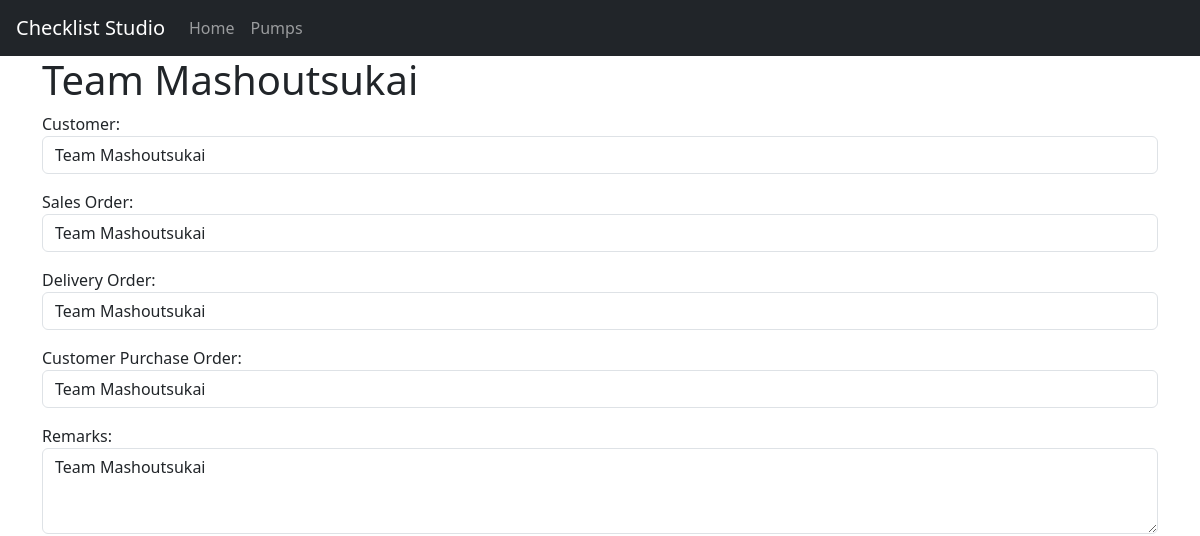
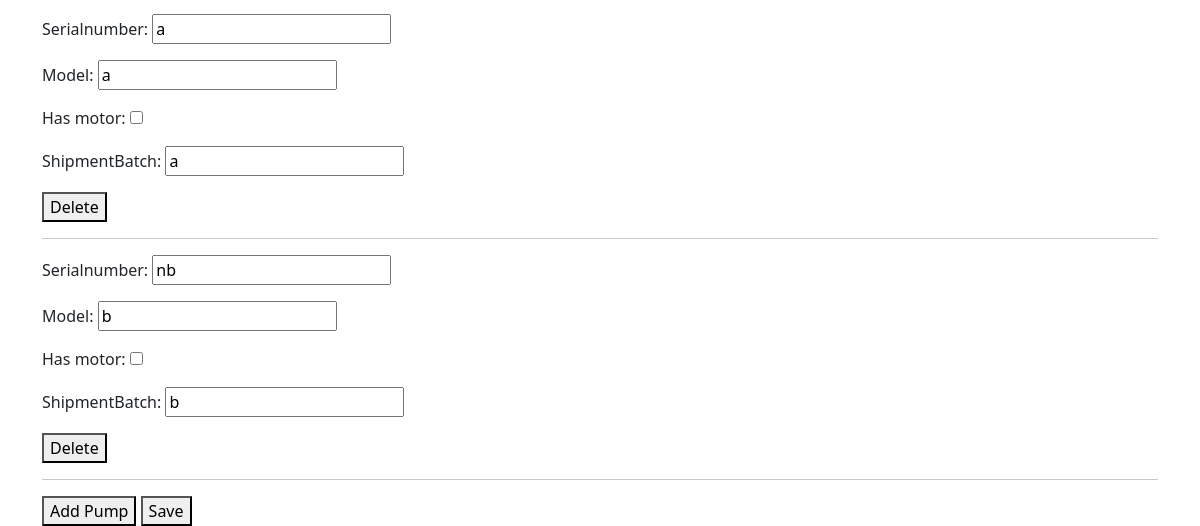
The page /update/37 on the database as committed earlier (2 pictures, top to bottom).
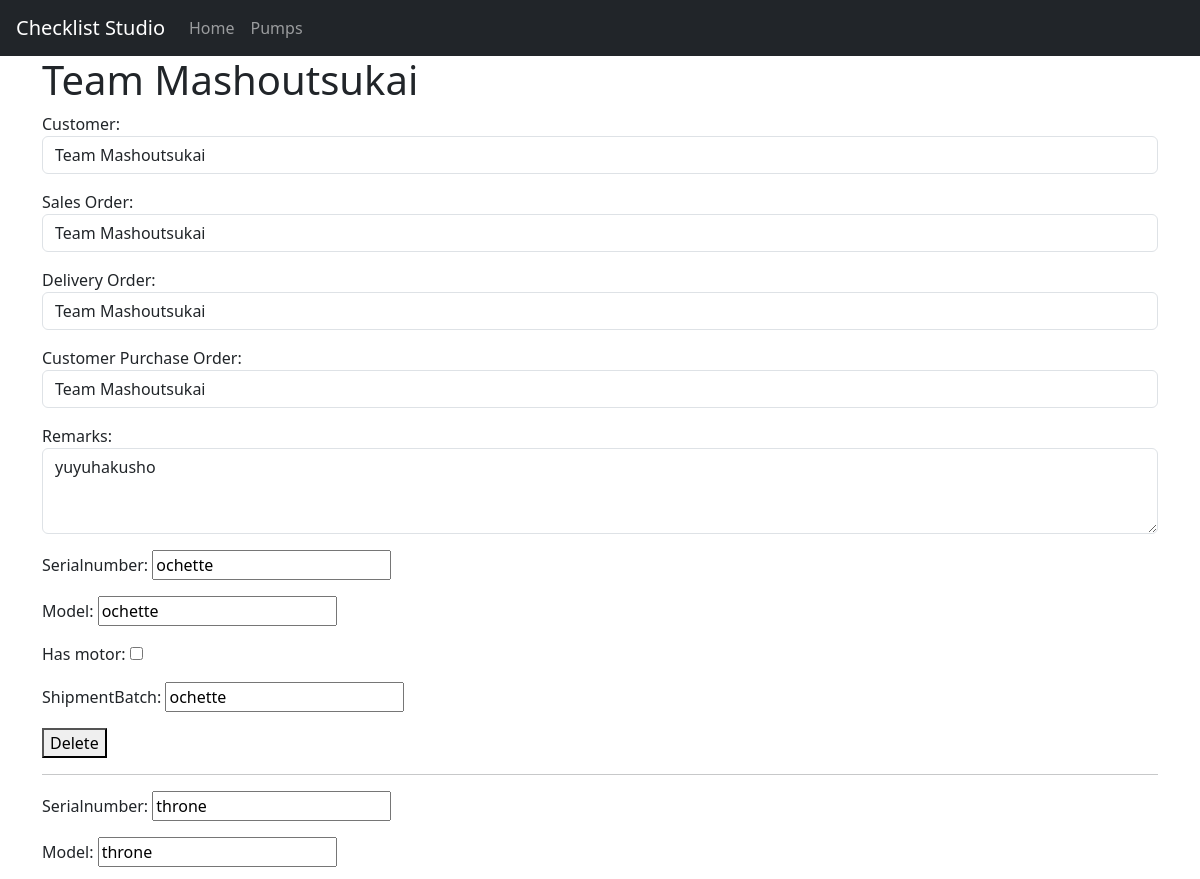
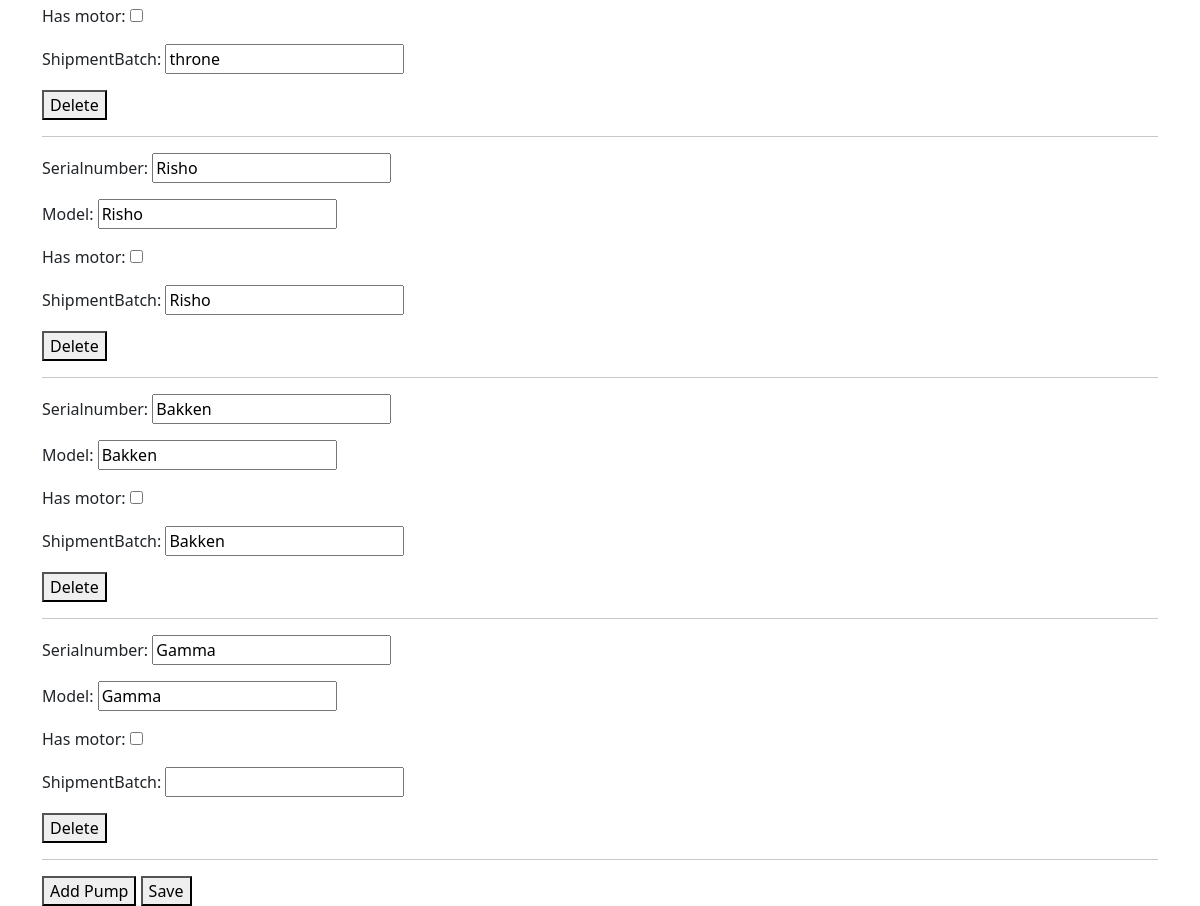
The same page on the database as committed later (2 pictures, top to bottom).
### checklist/models.py (models this page shows, shortened)
class Checklist(models.Model):
    dateCreated = models.DateTimeField(auto_now_add = True)
    dateEdited = models.DateTimeField(auto_now = True)
    customer = models.CharField(max_length = 20)
    salesOrder = models.CharField(max_length = 20)
    deliveryOrder = models.CharField(max_length = 20)
    customerPO = models.CharField(max_length = 20)
    remarks = models.TextField(max_length = 300, blank = True)

### checklist/views.py (the view, shortened to what this page needs)
# urls.py: path("update/<int:checklist_id>", views.checklist_update, name="checklist_update"),
def checklist_update(request, checklist_id):
    try:
        checklist = Checklist.objects.get(id = checklist_id)
    except Checklist.DoesNotExist:
        checklist= None
    pumps = checklist.pumps.all()
    PumpFormSet = modelformset_factory(Pump, form = PumpForm, extra = 0)
    formset = PumpFormSet(queryset = pumps )
    form = ChecklistForm(instance = checklist)
    return render(request, "checklist/update.html",{
        "form": form,
        "formset":formset,
        "checklist": checklist,
    })

### checklist/forms.py
class ChecklistForm(ModelForm):
    class Meta:
        model = Checklist
        fields = ['customer','salesOrder','deliveryOrder','customerPO', 'remarks']
        widgets = {
            "customer": forms.TextInput(attrs={"class":"form-control"}),
            "salesOrder": forms.TextInput(attrs={"class":"form-control"}),
            "deliveryOrder": forms.TextInput(attrs={"class":"form-control"}),
            "customerPO": forms.TextInput(attrs={"class":"form-control"}),
            "remarks" : forms.Textarea(attrs={"rows": 3, "class":"form-control"}),
        }
        labels = {
            "customer": "Customer",
            "salesOrder": "Sales Order",
            "deliveryOrder": "Delivery Order",
            "customerPO": "Customer Purchase Order"
        }

### checklist/templates/checklist/update.html (shortened to what this page needs)
{% extends 'checklist/layout.html' %}
{% load static %}
{% block body %}
<div class="container">
    <h1> {{ checklist.salesOrder }}</h1>
    <form method = "POST" action ="{% url 'checklist_update' checklist.id %}">
        {{ form.as_p }}
        <div class="pump-form-list">
            {% for form in formset %}
                <div class="pump-form">
                    {{ form.as_p }}
                    <button type="button">Delete</button>
                </div>
                <hr>
            {% endfor %}
        </div>
        <button id="add-more" type="button">Add Pump</button>
        <button class="" type="submit">Save</button>
    </form>
</div>
{% endblock %}

Rows that differ between the two databases and show on the page:
changed Checklist "Team Mashoutsukai": remarks "Team Mashoutsukai" → "yuyuhakusho"
Other text that changed with them:
form field as_p: "a" → "ochette"
form field as_p: "nb" → "throne"
form field as_p: "b" → "throne"
new list line: "Serialnumber: Model: Has motor: ShipmentBatch: Risho Risho ☐ Risho Delete"
new list line: "Serialnumber: Model: Has motor: ShipmentBatch: Bakken Bakken ☐ Bakken Delete"
new list line: "Serialnumber: Model: Has motor: ShipmentBatch: Gamma Gamma ☐  Delete"
